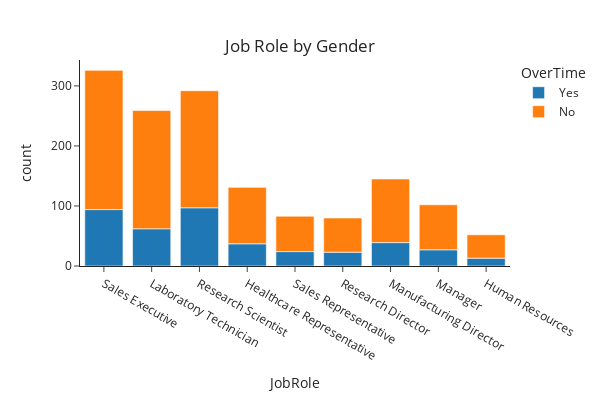

The cell this chart's notebook holds for it:
### Markdown cell above
**Tiêu đề:** Phân bố mức đọ cân bằng trong công việc ở các giới tính

**Loại biểu đồ:** Stacked bar chart.

**Lý do lựa chọn:**
So sánh số lượng nhân viên làm việc quá giờ ở các vai trò công việc khác nhau, biểu đồ cột chồng là phù hợp vì thể hiện được tổng số lượng và cả số lượng của mỗi thành phần trong nó.
**Trực quan hóa:**

### Code cell
fig = px.histogram(data_frame = df_, x = 'JobRole', color = 'OverTime',
                 width=600, height=400, template="simple_white")

fig.update_layout(
    title={
        'text': "Job Role by Gender",
        'y':0.9,
        'x':0.5,
        'xanchor': 'center',
        'yanchor': 'top'})
fig.show()

### Figure 1 — Plotly figure (JSON) as saved in the notebook; plotly's stock layout.template omitted (floating-point values rounded to 4 significant figures; data arrays with more than 128 entries replaced by an {"elided": "..."} marker saying what was removed)
{"data": [{"alignmentgroup": "True", "bingroup": "x", "hovertemplate": "OverTime=Yes<br>JobRole=%{x}<br>count=%{y}<extra></extra>", "legendgroup": "Yes", "marker": {"color": "#1F77B4", "pattern": {"shape": ""}}, "name": "Yes", "offsetgroup": "Yes", "orientation": "v", "showlegend": true, "type": "histogram", "x": {"elided": "416 str values"}, "xaxis": "x", "yaxis": "y"}, {"alignmentgroup": "True", "bingroup": "x", "hovertemplate": "OverTime=No<br>JobRole=%{x}<br>count=%{y}<extra></extra>", "legendgroup": "No", "marker": {"color": "#FF7F0E", "pattern": {"shape": ""}}, "name": "No", "offsetgroup": "No", "orientation": "v", "showlegend": true, "type": "histogram", "x": {"elided": "1054 str values"}, "xaxis": "x", "yaxis": "y"}], "layout": {"barmode": "relative", "height": 400, "legend": {"title": {"text": "OverTime"}, "tracegroupgap": 0}, "margin": {"t": 60}, "title": {"text": "Job Role by Gender", "x": 0.5, "xanchor": "center", "y": 0.9, "yanchor": "top"}, "width": 600, "xaxis": {"anchor": "y", "autorange": true, "domain": [0, 1], "range": [-0.5, 8.5], "title": {"text": "JobRole"}, "type": "category"}, "yaxis": {"anchor": "x", "autorange": true, "domain": [0, 1], "range": [0, 343.2], "title": {"text": "count"}}}}
